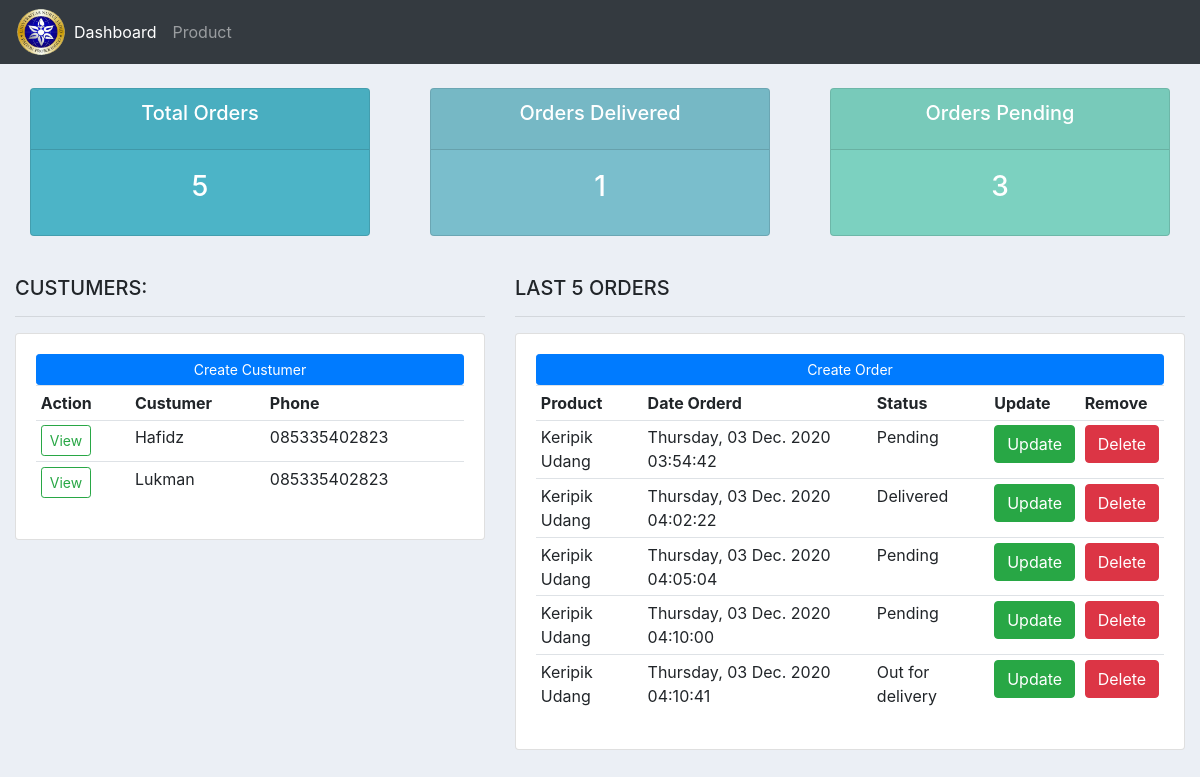
The page / on the database its author committed.
### masruri/models.py (models this page shows, shortened)
class Custumer(models.Model):
    name = models.CharField(max_length=200, blank=True, null=True)
    phone = models.CharField(max_length=200, blank=True, null=True)
    email = models.CharField(max_length=200, blank=True, null=True)
    date_created = models.DateTimeField(auto_now_add=True, null=True)

class Order(models.Model):
    STATUS = (
        ('Pending', 'Pending'),
        ('Out for delivery', 'Out for delivery'),
        ('Delivered', 'Delivered'),
    )
    custumer = models.ForeignKey(
        Custumer, null=True, on_delete=models.SET_NULL)
    product = models.ForeignKey(Product, null=True, on_delete=models.SET_NULL)
    date_created = models.DateTimeField(auto_now_add=True, null=True)
    status = models.CharField(max_length=200, null=True, choices=STATUS)

class Product(models.Model):
    CATEGORY = (
        ('Indoor', 'Indoor'),
        ('Out Door', 'Out Door'),
    )
    name = models.CharField(max_length=200, blank=True, null=True)
    price = models.IntegerField(blank=True, null=True)
    category = models.CharField(
        max_length=200, blank=True, null=True, choices=CATEGORY)
    description = models.CharField(max_length=200, blank=True, null=True)
    date_created = models.DateTimeField(auto_now_add=True, null=True)
    tag = models.ManyToManyField(Tag)
    def __str__(self):
        return self.name

### masruri/views.py (the view)
# urls.py: 2. Add a URL to urlpatterns:  path('', views.home, name='home')
def home(request):
    list_custumer = Custumer.objects.all()
    list_order = Order.objects.all()
    total_orders = list_order.count()
    delivered = list_order.filter(status='Delivered').count()
    pending = list_order.filter(status='Pending').count()
    context = {
        'judul': 'Halaman Beranda',
        'menu': 'home',
        'custumer': list_custumer,
        'order': list_order,
        'data_total_orders': total_orders,
        'data_delivered': delivered,
        'data_pending': pending,
    }
    return render(request, 'masruri/dashboard.html', context)

### masruri/templates/masruri/dashboard.html
{% extends "masruri/main.html" %}
{% block content %}
{% include "masruri/status.html" %}
<br>
<div class="container-fluid">
    <div class="row">
        <div class="col-md-5">
            <h5>CUSTUMERS:</h5>
            <hr>
            <div class="card card-body">
                <a class="btn btn-primary  btn-sm btn-block" href="">Create Custumer</a>
                <table class="table table-sm">
                    <tr>
                        <th>Action</th>
                        <th>Custumer</th>
                        <th>Phone</th>
                    </tr>
                    {% for datacustumer in custumer %}
                    <tr>
                        <td><a href="{% url 'custumer' datacustumer.id %}"
                                class="btn btn-outline-success btn-sm">View</a></td>
                        <td>{{ datacustumer.name }}</td>
                        <td>{{ datacustumer.phone }}</td>
                    </tr>
                    {% endfor %}
                </table>
            </div>
        </div>
        <div class="col-md-7">
            <h5>LAST 5 ORDERS</h5>
            <hr>
            <div class="card card-body">
                <a class="btn btn-primary  btn-sm btn-block" href="{% url 'create_order' %}">Create Order</a>
                <table class="table table-sm">
                    <tr>
                        <th>Product</th>
                        <th>Date Orderd</th>
                        <th>Status</th>
                        <th>Update</th>
                        <th>Remove</th>
                    </tr>
                    {% for dataorder in order %}
                    <tr>
                        <td>{{ dataorder.product }}</td>
                        <td>{{ dataorder.date_created|date:"l, d N Y" }}
                            {{ dataorder.date_created|time:"H:i:s" }}
                        </td>
                        <td>{{ dataorder.status }}</td>
                        <td><a href="{% url 'update_order' dataorder.id %}" class="btn btn-success">Update</a></td>
                        <td><a href="{% url 'delete_order' dataorder.id %}" class="btn btn-danger">Delete</a></td>
                    </tr>
                    {% endfor %}
                </table>
            </div>
        </div>
    </div>
</div>
{% endblock content  %}

### masruri/templates/masruri/main.html (shortened to what this page needs)
{% load static %}
<!doctype html>
<html lang="en">
<head>
    <link rel="stylesheet" type="text/css" href="{% static '/css/main.css' %}">
    <link rel="stylesheet" href="https://maxcdn.bootstrapcdn.com/bootstrap/4.0.0/css/bootstrap.min.css"
>
</head>
<body>
    {% include "masruri/navbar.html" %}
    {% load sweetify %}
    {% block content %}
    {% endblock content %}
</body>
</html>

### masruri/templates/masruri/navbar.html (shortened to what this page needs)
{% load static %}
<nav class="navbar navbar-expand-lg navbar-dark bg-dark">
    <img src="{% static '/images/logo.png' %}" id="logo">
    <div class="collapse navbar-collapse" id="navbarNavAltMarkup">
        <div class="navbar-nav">
            <a class="nav-link {% if menu == 'home' %} active {% endif %}" href="{% url 'home' %}">Dashboard</a>
            <a class="nav-link {% if menu == 'products' %} active {% endif %}" href="{% url 'products' %}">Product</a>
        </div>
    </div>
</nav>

### masruri/templates/masruri/status.html (shortened to what this page needs)
<div class="container-fluid">
    <div class="row">
        <div class="col">
            <div class="col-md">
                <div class="card text-center text-white  mb-3" id="total-orders">
                    <div class="card-header">
                        <h5 class="card-title">Total Orders</h5>
                    </div>
                    <div class="card-body">
                        <h3 class="card-title">{{ data_total_orders }}</h3>
                    </div>
                </div>
            </div>
        </div>
        <div class="col">
            <div class="col-md">
                <div class="card text-center text-white  mb-3" id="orders-delivered">
                    <div class="card-header">
                        <h5 class="card-title">Orders Delivered</h5>
                    </div>
                    <div class="card-body">
                        <h3 class="card-title">{{ data_delivered }}</h3>
                    </div>
                </div>
            </div>
        </div>
        <div class="col">
            <div class="col-md">
                <div class="card text-center text-white  mb-3" id="orders-pending">
                    <div class="card-header">
                        <h5 class="card-title">Orders Pending</h5>
                    </div>
                    <div class="card-body">
                        <h3 class="card-title">{{ data_pending }}</h3>
                    </div>
                </div>
            </div>
        </div>
    </div>
</div>

### static/css/main.css (style rules this page uses)
#logo { width: 50px; }
body { background-color: #ebeff5; }
#total-orders { background-color: #4cb4c7; }
#orders-delivered { background-color: #7abecc; }
#orders-pending { background-color: #7CD1C0; }

### masruri/templates/masruri/main.html (style rules this page uses)
body { background-color: #ebeff5; }
#total-orders { background-color: #4cb4c7; }
#orders-delivered { background-color: #7abecc; }
#orders-pending { background-color: #7CD1C0; }

### rows shown on the page
Custumer: name "Hafidz", phone "085335402823"
Custumer: name "Lukman", phone "085335402823"
Order: product "Keripik Udang", date_created "Thursday, 03 Dec. 2020", date_created "03:54:42", status "Pending"
Order: product "Keripik Udang", date_created "Thursday, 03 Dec. 2020", date_created "04:02:22", status "Delivered"
Order: product "Keripik Udang", date_created "Thursday, 03 Dec. 2020", date_created "04:05:04", status "Pending"
Order: product "Keripik Udang", date_created "Thursday, 03 Dec. 2020", date_created "04:10:00", status "Pending"
Order: product "Keripik Udang", date_created "Thursday, 03 Dec. 2020", date_created "04:10:41", status "Out for delivery"

### other values the page prints
{{ data_total_orders }} "5"
{{ data_delivered }} "1"
{{ data_pending }} "3"
